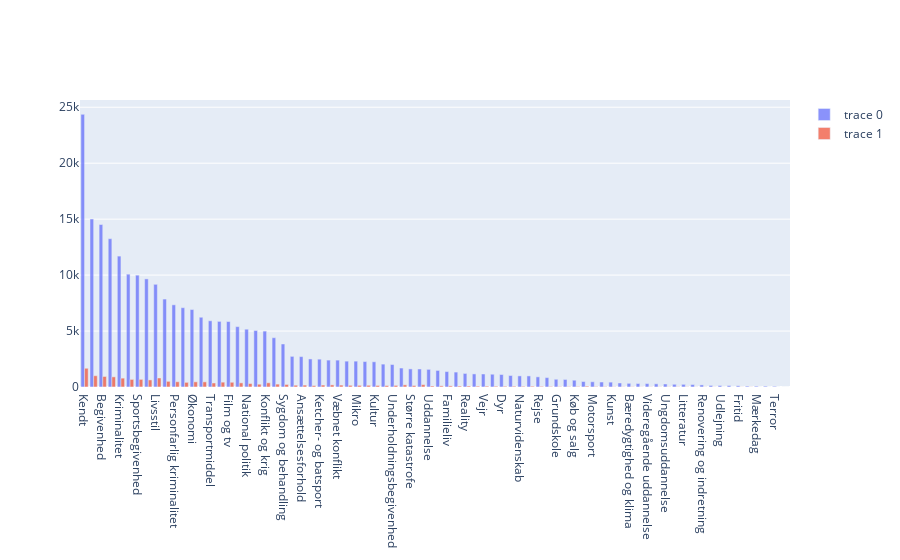

Notebook cell for this chart:
### Markdown cell above
#### Topic Distribution

### Code cell
## Subset based on those entries
## populate the counts for the traces


is_subscriber = [d for d in df['is_subscriber'].unique()]

# Get all the unique topics
unique_topics = []
for i in df.index:
    for j in range(0, len(df['topics'][i])):
        tmp = df['topics'][i][j]
        if tmp not in unique_topics:
            unique_topics.append(tmp)

unique_topics = sorted(unique_topics)


fig = go.Figure()
# Iterate through each device 
for d in is_subscriber:
    # Find the subset of the data with that device
    tmp_df = df[df['is_subscriber'] == d]

    # Create a dict object with 0 counts for all topics
    is_subscriber_topic_freq = {k:0 for k in unique_topics}
    for i in tmp_df.index:
        for j in range(0, len(df['topics'][i])):
            # Find that index
            tmp_topic = df['topics'][i][j]

            # Enumerate
            is_subscriber_topic_freq[tmp_topic] += 1
    
    is_subscriber_topic_freq = dict(sorted(is_subscriber_topic_freq.items(), key = lambda kv: kv[1], reverse= True))
    #print(device_topic_freq)
        
    fig.add_trace(go.Bar(x= [x for x in is_subscriber_topic_freq.keys()], y = [y for y in is_subscriber_topic_freq.values()], textfont_size=20))



# Overlay both histograms
#fig.update_layout(barmode='overlay')
# Reduce opacity to see both histograms
fig.update_traces(opacity=0.75)
fig.show()

### Figure 1 — Plotly figure (JSON) as saved in the notebook; plotly's stock layout.template omitted (floating-point values rounded to 4 significant figures)
{"data": [{"opacity": 0.75, "textfont": {"size": 20}, "type": "bar", "x": ["Kendt", "Sport", "Begivenhed", "Underholdning", "Kriminalitet", "Politik", "Sportsbegivenhed", "Erhverv", "Livsstil", "Fodbold", "Personfarlig kriminalitet", "Katastrofe", "Økonomi", "Samfund", "Transportmiddel", "International politik", "Film og tv", "Privat virksomhed", "National politik", "Mindre ulykke", "Konflikt og krig", "Sundhed", "Sygdom og behandling", "Musik og lyd", "Ansættelsesforhold", "Personlig begivenhed", "Ketcher- og batsport", "Partnerskab", "Væbnet konflikt", "Bil", "Mikro", "Værdier", "Kultur", "Større transportmiddel", "Underholdningsbegivenhed", "Krop og velvære", "Større katastrofe", "Erotik", "Uddannelse", "Teknologi", "Familieliv", "Bolig", "Reality", "Cykling", "Vejr", "Videnskab", "Dyr", "Mad og drikke", "Naturvidenskab", "Makro", "Rejse", "Kunstig intelligens og software", "Grundskole", "Bedrageri", "Køb og salg", "Bandekriminalitet", "Motorsport", "Håndbold", "Kunst", "Mindre transportmiddel", "Bæredygtighed og klima", "Offentlig instans", "Videregående uddannelse", "Byliv", "Ungdomsuddannelse", "Forbrugerelektronik", "Litteratur", "Offentlig transport", "Renovering og indretning", "Kosmetisk behandling", "Udlejning", "Samfundsvidenskab og humaniora", "Fritid", "Tendenser", "Mærkedag", "Religion", "Terror", "Museum og seværdighed"], "y": [24365, 15016, 14520, 13253, 11698, 10084, 9995, 9661, 9177, 7859, 7344, 7087, 6922, 6234, 5917, 5863, 5848, 5395, 5165, 5050, 4995, 4405, 3845, 2737, 2716, 2506, 2487, 2405, 2402, 2310, 2310, 2273, 2253, 2045, 2008, 1695, 1617, 1611, 1576, 1479, 1379, 1333, 1212, 1169, 1163, 1142, 1116, 1026, 993, 990, 906, 840, 692, 676, 607, 489, 467, 445, 434, 360, 327, 313, 305, 283, 270, 243, 239, 220, 185, 139, 128, 127, 109, 81, 77, 77, 63, 1]}, {"opacity": 0.75, "textfont": {"size": 20}, "type": "bar", "x": ["Kendt", "Sport", "Begivenhed", "Underholdning", "Livsstil", "Kriminalitet", "Sportsbegivenhed", "Politik", "Erhverv", "Fodbold", "Personfarlig kriminalitet", "Økonomi", "Samfund", "International politik", "Film og tv", "Katastrofe", "Konflikt og krig", "Privat virksomhed", "Transportmiddel", "National politik", "Sundhed", "Mindre ulykke", "Sygdom og behandling", "Erotik", "Krop og velvære", "Partnerskab", "Ketcher- og batsport", "Væbnet konflikt", "Ansættelsesforhold", "Musik og lyd", "Værdier", "Bil", "Mikro", "Underholdningsbegivenhed", "Kultur", "Større katastrofe", "Større transportmiddel", "Personlig begivenhed", "Teknologi", "Familieliv", "Uddannelse", "Reality", "Bolig", "Cykling", "Vejr", "Bandekriminalitet", "Makro", "Videnskab", "Mad og drikke", "Dyr", "Naturvidenskab", "Rejse", "Kunstig intelligens og software", "Køb og salg", "Motorsport", "Håndbold", "Bedrageri", "Grundskole", "Kunst", "Bæredygtighed og klima", "Forbrugerelektronik", "Mindre transportmiddel", "Ungdomsuddannelse", "Litteratur", "Videregående uddannelse", "Byliv", "Offentlig instans", "Offentlig transport", "Renovering og indretning", "Tendenser", "Kosmetisk behandling", "Fritid", "Mærkedag", "Udlejning", "Religion", "Samfundsvidenskab og humaniora", "Terror", "Museum og seværdighed"], "y": [1674, 1007, 940, 906, 806, 792, 682, 678, 634, 506, 470, 462, 458, 432, 423, 415, 375, 370, 357, 308, 257, 249, 226, 211, 193, 189, 173, 172, 171, 160, 152, 148, 146, 142, 138, 130, 128, 122, 103, 102, 92, 88, 85, 77, 77, 76, 71, 70, 69, 65, 60, 57, 50, 46, 45, 40, 38, 37, 25, 24, 22, 21, 21, 20, 19, 18, 14, 12, 12, 12, 11, 9, 4, 4, 3, 3, 2, 0]}], "layout": {}}
